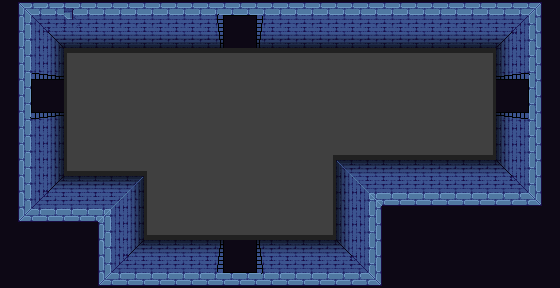

A level layout from a 2D game, rendered from its tile map. Below: a short description, then the map file with tile-grid data replaced by summaries:
An orthogonal 35x18 tile map with 16x16 px tiles, 3 tile layers (Base, Ground, Upper), 3 tilesets and 11 objects (4x Color Blocker, 2x Entrance, WorldObject, Key, Spiked Ball, ...).

<map version="1.9" tiledversion="1.9.0" orientation="orthogonal" renderorder="right-down" width="35" height="18" tilewidth="16" tileheight="16" infinite="0" nextlayerid="7" nextobjectid="40">
 <properties>
  <property name="Dungeon" value="Forest" />
  <property name="MapAbove" value="" />
  <property name="MapType" value="Forest" />
 </properties>
 <tileset firstgid="1" source="../Tilesets/stock_dungeon_walls.tsx" />
 <tileset firstgid="484" source="../Tilesets/stock_dungeon_floor.tsx" />
 <tileset firstgid="822" source="../Tilesets/stock_dungeon_stairs.tsx" />
 <layer id="1" name="Base" width="35" height="18">
  <data>[630 cells, 630 non-empty, 2 distinct tile ids]</data>
 </layer>
 <layer id="2" name="Ground" width="35" height="18">
  <data>[630 cells, 344 non-empty, 45 distinct tile ids]</data>
 </layer>
 <layer id="3" name="Upper" width="35" height="18">
  <data>[630 cells, 0 non-empty, 0 distinct tile ids]</data>
 </layer>
 <objectgroup id="4" name="Travel" visible="0">
  <object id="3" name="Entrance" x="176" y="256" width="32" height="4">
   <properties>
    <property name="EntranceDir" value="Up" />
    <property name="Map" value="mapWoods" />
   </properties>
  </object>
  <object id="8" name="Entrance" x="448" y="16" width="32" height="4">
   <properties>
    <property name="EntranceDir" value="Down" />
    <property name="Map" value="mapDungeon_Forest_2" />
   </properties>
  </object>
 </objectgroup>
 <objectgroup id="5" name="MapObject" visible="0">
  <object id="5" name="WorldObject" x="176" y="160" width="16" height="16">
   <properties>
    <property name="ObjectID" type="int" value="118" />
   </properties>
  </object>
  <object id="11" name="Key" x="224" y="128" width="16" height="16">
   <properties>
    <property name="ItemID" value="189" />
   </properties>
  </object>
  <object id="14" name="Spiked Ball" x="256" y="96" width="16" height="48">
   <properties>
    <property name="ObjectID" type="int" value="86" />
   </properties>
  </object>
  <object id="15" name="Spikes" x="432" y="48" width="64" height="32">
   <properties>
    <property name="ObjectID" type="int" value="85" />
    <property name="Timer" type="float" value="1" />
   </properties>
  </object>
  <object id="35" name="Color Blocker" x="400" y="80" width="16" height="16">
   <properties>
    <property name="ObjectID" type="int" value="66" />
   </properties>
  </object>
  <object id="36" name="Color Blocker" x="320" y="112" width="16" height="48">
   <properties>
    <property name="ObjectID" type="int" value="67" />
   </properties>
  </object>
  <object id="37" name="Color Switch" x="272" y="176" width="16" height="16">
   <properties>
    <property name="ObjectID" type="int" value="68" />
   </properties>
  </object>
  <object id="38" name="Color Blocker" x="448" y="80" width="16" height="80">
   <properties>
    <property name="ObjectID" type="int" value="67" />
   </properties>
  </object>
  <object id="39" name="Color Blocker" x="256" y="208" width="80" height="16">
   <properties>
    <property name="ObjectID" type="int" value="66" />
   </properties>
  </object>
 </objectgroup>
 <objectgroup id="6" name="Character" visible="0" />
</map>
